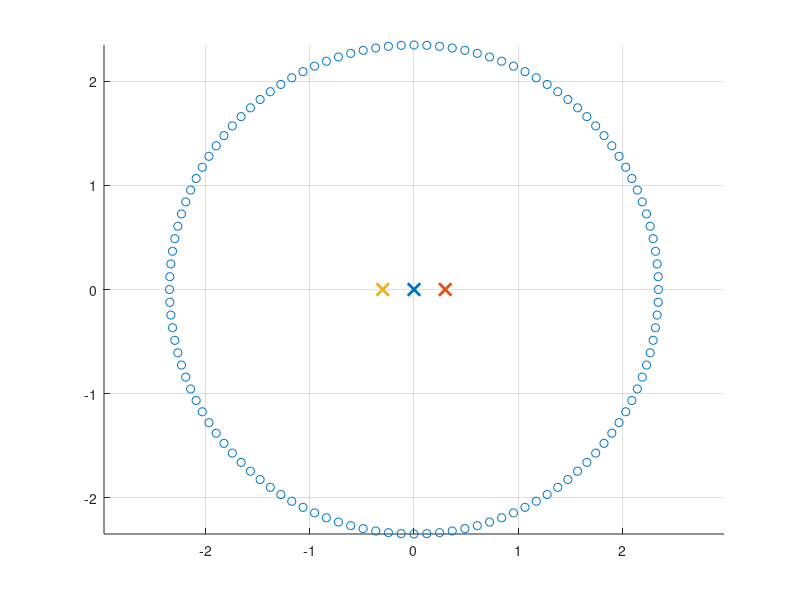

Write MATLAB code to recreate this figure. (Note: this script raises an error after producing the figure.)
clf
r = 2.35; %m
xc = 0;   %center x
yc = 0;   %center y

n_meas = 120;

theta = linspace(0,2*pi-((3*pi)/180),n_meas);
x = r*cos(theta) + xc;
y = r*sin(theta) + yc;

mic_xyz = cat(1, x, y, zeros(1, n_meas));

ES1 = [0,0,0];
ES2 = [0.3,0,0];
ES3 = [-0.3,0,0];

ES_xyz = cat(1, ES1, ES2, ES3);

figure(5)
scatter(x,y)
hold on
plot(ES1(1),ES1(2), 'x', 'LineWidth', 2, 'MarkerSize', 9);
plot(ES2(1),ES2(2), 'x', 'LineWidth', 2, 'MarkerSize', 9);
plot(ES3(1),ES3(2), 'x', 'LineWidth', 2, 'MarkerSize', 9);
grid
axis equal
hold off

r_ES = EDcalcdist(ES_xyz, mic_xyz.');
r_ES1 = r_ES(1,:);
r_ES2 = r_ES(2,:);
r_ES3 = r_ES(3,:);

% Demo of discretization error for impulse responses

% samplemethod = 1 -> round at low fs
% samplemethod = 2 -> round at high fs and decimate
% samplemethod = 3 -> round at low fs but split pulse between two samples

samplemethod = 1;

% Generate discrete-time IRs
% Exact arrival times
cair = 343;

% Approach 1: round to nearest discrete time-sample
fs = 48000;

if samplemethod == 2
    noversamp = 8;
    fs_oversamp = fs*noversamp;
    dt = 1/fs_oversamp;
elseif samplemethod == 1 
    dt = 1/fs;
elseif samplemethod == 3 
    dt = 1/fs;
end

n_exact = zeros(3, n_meas);
n_rounded = zeros(3, n_meas);

for i = 1:3
    for j = 1:n_meas
        t_ij = r_ES(i,j)/cair;
        n_exact(i,j) = t_ij/dt + 1;
        n_rounded(i,j) = round(t_ij/dt) + 1;
    end
end

irmaxlength = max([n_rounded(1,:) n_rounded(2,:) n_rounded(3,:)]) + 1;

ir = zeros(3, n_meas,irmaxlength+500);
nfft = 8192;
F = zeros(3, n_meas,nfft);

if samplemethod == 1
    for i = 1:3
        for j = 1:n_meas
            ir(i,j,n_rounded(i,j)) = 1/r_ES(i,j);
            F(i,j,:) = fft(ir(i,j,:),nfft);
        end
    end
elseif samplemethod == 2
    c = zeros(ceil((irmaxlength+500)/noversamp), 3, n_meas);
    for i = 1:3
        for j = 1:n_meas
            ir(n_rounded(i,j),i,j) = 1/r_ES(i,j);
            w = ir(:,i,j);
            c(:,i,j) = noversamp*decimate(w,noversamp);
            F(:,i,j) = fft(c(:,i,j),nfft);
        end
    end
    ir = c;
elseif samplemethod == 3
    for i = 1:3
        for j = 1:n_meas
            frac = n_exact(i,j) - floor(n_exact(i,j));
            ir(i,j,floor(n_exact(i,j))) = 1/r_ES(i,j)*(1-frac);
            ir(i,j,floor(n_exact(i,j))+1) = 1/r_ES(i,j)*frac;
            
            F(i,j,:) = fft(ir(i,j,:),nfft);
        end
    end
end

% if samplemethod == 2
%     ir = noversamp*decimate(ir,noversamp);
%     ir = reshape(ir,[],3,n_meas);
% %                 c = noversamp*decimate(squeeze(ir(i,j,:)),noversamp);
% %                 c = reshape(c,1,1,[]);
% %                 ir(i,j,:) = c;
% end

figure(3)
plot(ir)


fvec_fft = fs/nfft*[0:nfft/2-1].';

ptot_fromIR = sum(F,[1 2]);
ptot_fromIR = ptot_fromIR(1:nfft/2);
ptot_fromIR = squeeze(ptot_fromIR);

% Truth: FD results

cair = 343;
kvec = 2*pi*fvec_fft/cair;

% Correct answer, in freq. domain
ptot = 0;
for i = 1:3
    for j = 1:n_meas
        ptot = ptot + exp(-1i*kvec*r_ES(i,j))/r_ES(i,j);
    end     
end
if samplemethod == 2
    % Correct scale for IR results
    %ptot_fromIR = ptot_fromIR*(1/r1 + 1/r2)/(sum(ir1)+sum(ir2));
    %ptot_fromIR = ptot_fromIR*(sum(1./r1))/(sum(ir, 'all'));
end

figure(1)
clf(1)
h = plot(fvec_fft,abs(ptot),'o',fvec_fft,abs(ptot_fromIR));
seth
grid
legend('FD results (truth)','IR-to-FR results');

figure(3)
clf(3)
h = plot(fvec_fft,unwrap(angle(ptot)),'o',fvec_fft,unwrap(angle(ptot_fromIR)));
seth
grid
legend('FD results (truth)','IR-to-FR results');
g = ylabel('Phase   [rad].');
sg14

resultdiff = ptot_fromIR(:) - ptot(:);
figure(2)
h = plot(fvec_fft,abs(resultdiff)./abs(ptot),'-');
seth
grid
g = ylabel('Rel. error   [-]');
sg14












